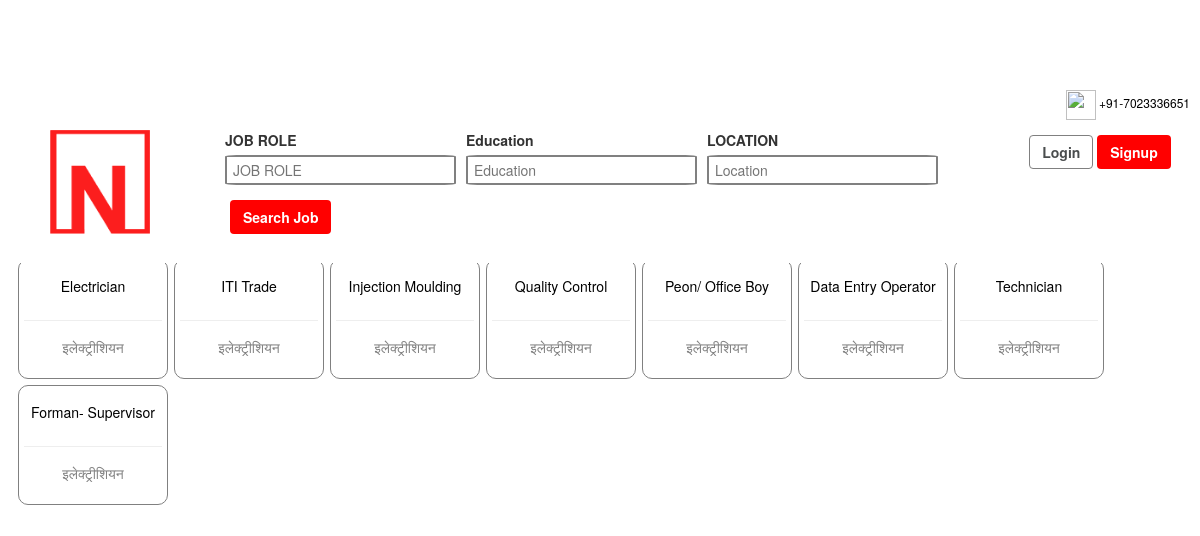
Page /app/category/ on the committed database.
### app/models.py (models this page shows, shortened)
class JobCategory(models.Model):
    job_category= models.CharField(max_length=200)
    members= models.ManyToManyField(Skills, related_name='job_group')

### app/views.py (the view)
def category(request):
    category= JobCategory.objects.all()
    context= {'category':category}
    return render(request, 'jobseeker/cat-mob.html', context)

### app/templates/jobseeker/cat-mob.html (shortened to what this page needs)
{% load static %}
<html>
	<head>
		<link rel="stylesheet" href="{% static 'css/bootstrap.css'%}">
		<link rel="stylesheet" href="{% static 'css/bootstrap.min.css'%}">
		<link rel="stylesheet" href="{% static 'css/cs.css'%}">
		<link rel="stylesheet" href="{% static 'css/style.css'%}">
		<link rel="stylesheet" href="https://cdnjs.cloudflare.com/ajax/libs/font-awesome/4.7.0/css/font-awesome.min.css">
		<link rel="stylesheet" href="https://use.fontawesome.com/releases/v5.4.1/css/all.css">
		<link rel="stylesheet" href="https://maxcdn.bootstrapcdn.com/bootstrap/3.3.7/css/bootstrap.min.css">
		<link rel="stylesheet" href="https://cdnjs.cloudflare.com/ajax/libs/font-awesome/4.7.0/css/font-awesome.min.css">
		<link rel="stylesheet" href="https://cdnjs.cloudflare.com/ajax/libs/font-awesome/4.7.0/css/font-awesome.min.css">
		<link rel="stylesheet" href="https://use.fontawesome.com/releases/v5.4.1/css/all.css">
		</head>
		<body>
			<section id="function-sec">
				<div class="container-fluid">
					<div class="row">
						<a href="whatsapp://send?abid=username"><h6 style="color:black; padding-right:10px; float:right"><span style="color:green; margin-top:10px;" onclick=""><img src="{% static 'img/whatsapp.png'%}" style="height:30px; width:auto;"/></span> +91-7023336651</h6></a>
					</div>
					<div class="row">
						<div class="col-md-2">
							<center><img src="{%static 'img/logo.png'%}" class="main-logo" style=""  ></center>
						</div>
						<div class="col-md-8 col-xs-12" id="job-function">
							<form>
								<div style="float:left; margin-left:10px; width:30%;">
									<label for="jobrole">JOB ROLE</label>
									<br/>
									<input type="text" placeholder=" JOB ROLE" style="width:100%; border-radius:5%; border:2px solid gray; height:30px;"/>
								</div>
								<div style="float:left; margin-left:10px; width:30%;">
									<label for="education">Education</label>
									<br/>
									<input type="text" placeholder=" Education" style="width:100%; border-radius:5%; border:2px solid gray; height:30px;"/>
								</div>
								<div style="float:left; margin-left:10px; width:30%;">
									<label for="education">LOCATION</label>
									<br/>
									<input type="text" placeholder=" Location" style="width:100%; border-radius:5%; border:2px solid gray; height:30px;"/>
								</div>
								<div style="padding-top:10px;">
									<button class="btn" style="margin:15px; background-color:#FF0000; color:white;" ><b>Search Job</b></button>
								</div>
							</form>
						</div>
						<div class="col-md-2 col-xs-12" >
							<div style="text-align:center; padding-top:5px;">
								<button class="btn" style="background-color:white; color:#4A4D4E;border:1px solid gray;" onclick="login()"><b>Login</b></button>
								<button class="btn" style="color:white; background-color:red;"><b>Signup</b></button>
							</div>
						</div>
					</div>
				</div>
			</section>
			<section style="padding-top:200px;">
				<div class="container-fluid">
					<div class="col-md-12" id="category">
								<div id="category" style=" background-color:white; margin:0px -15px;">
									<div class="containe">
										<div class="row">
											<div class="col-md-12">
												<center><h3>Select Job Role</h3></center>
											</div>
										</div>
										<div class="row">
											<div class="col-md-12 col-xs-12"  style="text-align:center;">
												{% if category%}
												{% for cat in category%}
												<div class="job_cat" onclick="select_job_role('{{cat.job_category}}')">
													<div style="height:30%;">
														<p style="color:black; padding-top:10px;">{{cat.job_category}}</p>
													</div>
													<hr/>
													<div style="height:45%;">
														<p>इलेक्ट्रीशियन </p>
													</div>
												</div>
												{% endfor %}
												{% endif %}
											</div>
										</div>
									</div>
								</div>
					</div>
				</div>
			</section>

### app/static/css/cs.css (style rules this page uses)
p { color:grey; }

### app/static/css/style.css (style rules this page uses)
p { line-height:12px; }

### app/templates/jobseeker/cat-mob.html (style rules this page uses)
#function-sec { padding-top:80px; position:fixed; top:0px; width:100%; background-color:white; z-index:1; }
.main-logo { width:100px; height:auto; }
.job_cat { float:left; border:1px solid gray; padding:10px 5px; border-radius:10px; margin:3px; width:150px; height:120px; }

### rows in the picture
JobCategory: job_category "Electrician"
JobCategory: job_category "ITI Trade"
JobCategory: job_category "Injection Moulding"
JobCategory: job_category "Quality Control"
JobCategory: job_category "Peon/ Office Boy"
JobCategory: job_category "Data Entry Operator"
JobCategory: job_category "Technician"
JobCategory: job_category "Forman- Supervisor"
